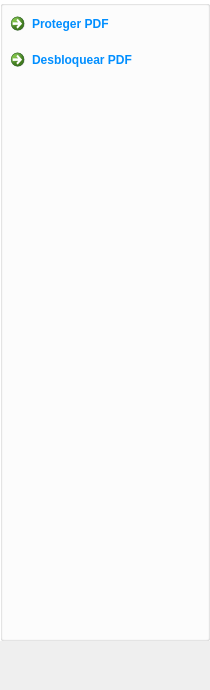
       <widget class="QWidget" name="page_3">
        <property name="geometry">
         <rect>
          <x>0</x>
          <y>0</y>
          <width>210</width>
          <height>690</height>
         </rect>
        </property>
        <attribute name="label">
         <string>Segurança</string>
        </attribute>
        <widget class="QGroupBox" name="verticalGroupBox_3">
         <property name="geometry">
          <rect>
           <x>0</x>
           <y>0</y>
           <width>210</width>
           <height>641</height>
          </rect>
         </property>
         <property name="sizePolicy">
          <sizepolicy hsizetype="Fixed" vsizetype="Expanding">
           <horstretch>0</horstretch>
           <verstretch>0</verstretch>
          </sizepolicy>
         </property>
         <property name="minimumSize">
          <size>
           <width>210</width>
           <height>0</height>
          </size>
         </property>
         <property name="styleSheet">
          <string notr="true">background-color: rgb(255, 255, 255); color: rgb(0, 142, 255);</string>
         </property>
         <layout class="QVBoxLayout" name="verticalLayout_3">
          <property name="spacing">
           <number>0</number>
          </property>
          <property name="leftMargin">
           <number>0</number>
          </property>
          <property name="topMargin">
           <number>0</number>
          </property>
          <property name="rightMargin">
           <number>0</number>
          </property>
          <property name="bottomMargin">
           <number>0</number>
          </property>
          <item>
           <widget class="QCommandLinkButton" name="add_password">
            <property name="sizePolicy">
             <sizepolicy hsizetype="Expanding" vsizetype="Minimum">
              <horstretch>0</horstretch>
              <verstretch>0</verstretch>
             </sizepolicy>
            </property>
            <property name="minimumSize">
             <size>
              <width>198</width>
              <height>0</height>
             </size>
            </property>
            <property name="maximumSize">
             <size>
              <width>16777215</width>
              <height>50</height>
             </size>
            </property>
            <property name="cursor">
             <cursorShape>PointingHandCursor</cursorShape>
            </property>
            <property name="styleSheet">
             <string notr="true">QCommandLinkButton {font: 11pt &quot;Segoe UI&quot;; } QCommandLinkButton:checked {background-color: rgb(0, 166, 237);color: white; }</string>
            </property>
            <property name="text">
             <string>Proteger PDF</string>
            </property>
            <property name="checkable">
             <bool>true</bool>
            </property>
           </widget>
          </item>
          <item>
           <widget class="QCommandLinkButton" name="remove_password">
            <property name="sizePolicy">
             <sizepolicy hsizetype="Expanding" vsizetype="Minimum">
              <horstretch>0</horstretch>
              <verstretch>0</verstretch>
             </sizepolicy>
            </property>
            <property name="minimumSize">
             <size>
              <width>198</width>
              <height>0</height>
             </size>
            </property>
            <property name="maximumSize">
             <size>
              <width>16777215</width>
              <height>50</height>
             </size>
            </property>
            <property name="cursor">
             <cursorShape>PointingHandCursor</cursorShape>
            </property>
            <property name="styleSheet">
             <string notr="true">QCommandLinkButton {font: 11pt &quot;Segoe UI&quot;; } QCommandLinkButton:checked {background-color: rgb(0, 166, 237);color: white; }</string>
            </property>
            <property name="text">
             <string>Desbloquear PDF</string>
            </property>
            <property name="checkable">
             <bool>true</bool>
            </property>
           </widget>
          </item>
          <item>
           <spacer name="verticalSpacer_3">
            <property name="orientation">
             <enum>Qt::Vertical</enum>
            </property>
            <property name="sizeHint" stdset="0">
             <size>
              <width>20</width>
              <height>40</height>
             </size>
            </property>
           </spacer>
          </item>
         </layout>
        </widget>
       </widget>
